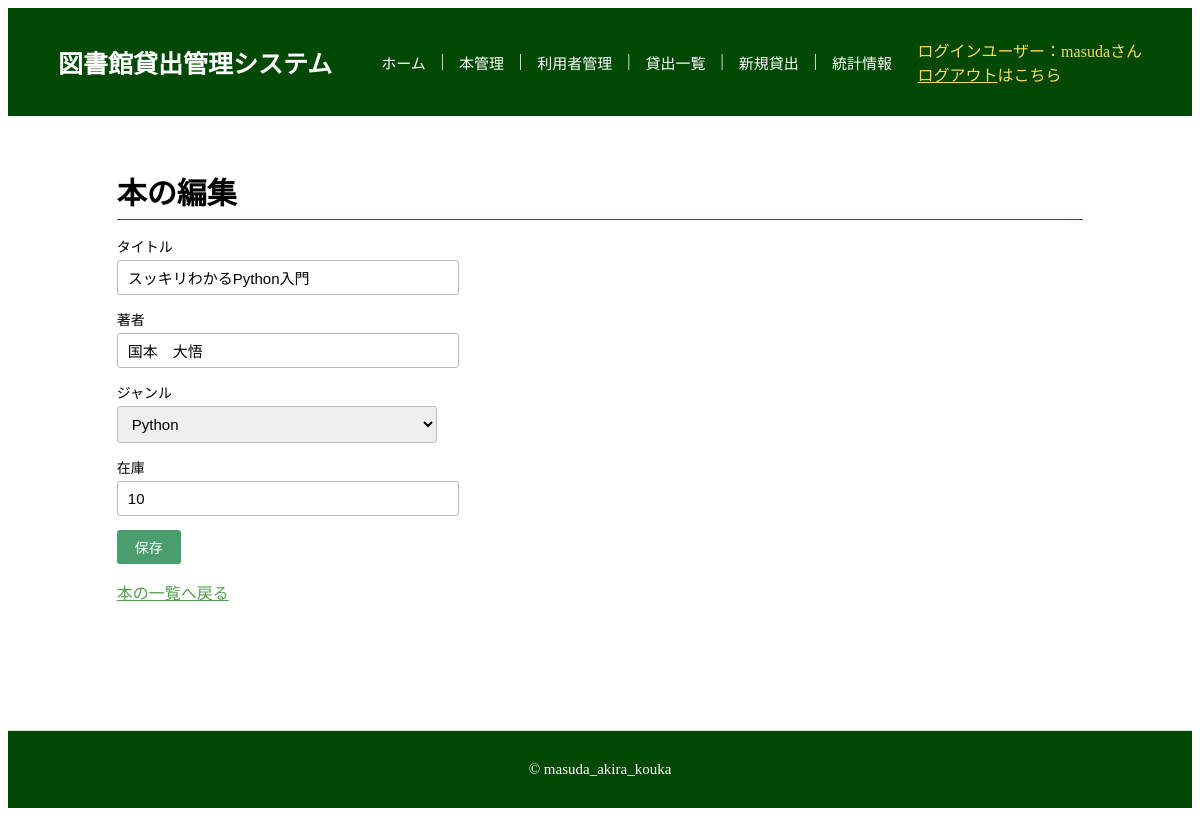
/books/books_list/1/update (signed in), run on the app's committed database.
### models.py (models this page shows, shortened)
class LoginUser(db.Model, UserMixin):
    __tablename__ = "login_users"
    id = db.Column(db.Integer, primary_key=True)
    username = db.Column(db.String(30), unique=True, nullable=False, index=True)
    email = db.Column(db.String(255), unique=True, nullable=False, index=True)
    password_hash = db.Column(db.String(255), nullable=False)
    created_at = db.Column(db.DateTime, default=datetime.now)
    updated_at = db.Column(db.DateTime, default=datetime.now, onupdate=datetime.now)
    @property
    def password(self):
        raise AttributeError("読み取り不可")

class Book(db.Model):
    __tablename__ = "books"
    book_id = db.Column(db.Integer, primary_key=True)
    title = db.Column(db.String(255), nullable=False)
    author = db.Column(db.String(255), nullable=False)
    genre_id = db.Column(db.Integer, db.ForeignKey("book_genres.genre_id"), nullable=False)
    stock = db.Column(db.Integer, nullable=False)
    book_borrowed_count = db.Column(db.Integer, nullable=False, default=0)

### application/books/views.py (the view, shortened to what this page needs)
@books.route("/books_list/<int:id>/update", methods=["GET", "POST"])
@login_required
def books_update(id):
    book = Book.query.get_or_404(id)
    form = BookForm(obj=book)
    """
    DBのデータを選択肢としてセットする方法
    ・choicesのセットの仕方１：https://techblog.hys-neko-lab.com/entry/2022/08/06/165940
    ・choicesのセットの仕方２：https://qiita.com/hahirusan/items/b0b940e5ab2f0a68b2db
    """
    genres = BookGenre.query.all()
    form.genre_id.choices = [(0, "選択してください")] + [(genre.genre_id, genre.genre_name) for genre in genres]
    return render_template("books/update.html", form=form)

### application/books/forms.py
class BookForm(FlaskForm):
    title = StringField(
        "タイトル",
        validators=[DataRequired("タイトルは必須です")]
    )
    author = StringField(
        "著者",
        validators=[DataRequired("著者は必須です")]
    )
    genre_id = SelectField(
        "ジャンル",
        coerce=int,
        validators=[DataRequired("ジャンルは必須です")]
    )
    stock = IntegerField(
        "在庫",
        validators=[DataRequired("在庫は必須です"),
                    NumberRange(min=0)
        ],
    )
    submit = SubmitField("保存")

### app.py (called while the page is built)
@app.before_request
def load_user():
    user_id = session.get('_user_id')
    if user_id is None:
        g.user = None
    else:
        g.user = LoginUser.query.get(user_id)

### models.py (called while the page is built)
@login_manager.user_loader
def load_user(user_id):
    return LoginUser.query.get(user_id)

### templates/books/update.html (shortened to what this page needs)
{% extends "base.html" %}
{% block content %}
<div>
    <h2 class="site-h2">本の編集</h2>
    <form method="post">
        <div class="form-group">
            {{ form.title.label }}
            {{ form.title(class="form-control") }}
            <br>
        </div>
        <div class="form-group">
            {{ form.author.label }}
            {{ form.author(class="form-control") }}
            <br>
        </div>
        <div class="form-group">
            {{ form.genre_id.label }}
            {{ form.genre_id(class="form-control") }}
            <br>
        </div>
        <div class="form-group">
            {{ form.stock.label }}
            {{ form.stock(class="form-control") }}
            <br>
        </div>
        {{ form.submit(class="btn btn-primary") }}
    </form>
    <p class="mt-16"><a href="{{ url_for('books.books_list') }}">本の一覧へ戻る</a></p>
</div>
{% endblock %}

### templates/base.html (shortened to what this page needs)
<!DOCTYPE html>
<html lang="ja">
<head>
    <link rel="stylesheet" href="{{ url_for('static', filename='style.css') }}" />
</head>
<body class="site-body">
    <header class="site-header">
        <div class="header-inner">
            <span class="site-title">図書館貸出管理システム</span>
            <nav class="nav-links">
                <a href="{{ url_for('home') }}">ホーム</a>|
                <a href="{{ url_for('books.books_list') }}">本管理</a>|
                <a href="{{ url_for('users.users_list') }}">利用者管理</a>|
                <a href="{{ url_for('borrows.borrows_active_list') }}">貸出一覧</a>|
                <a href="{{ url_for('borrows.borrows_new') }}">新規貸出</a>|
                <a href="{{ url_for('ranking.ranking_list') }}">統計情報</a>
            </nav>
            {% if g.user %}
            <div class="user-info">
                <span>ログインユーザー：{{ g.user.username }}さん</span><br>
                <a href="{{ url_for('auth.logout') }}">ログアウト</a>はこちら
            </div>
            {% endif %}
        </div>
    </header>
    <main class="main-content">
        {% block content %}{% endblock %}
    </main>
    <footer class="site-footer">
        <p>&copy; masuda_akira_kouka</p>
    </footer>
</body>
</html>

### static/style.css (style rules this page uses)
.form-group { margin-bottom: 14px; }
.site-body { display: flex; flex-direction: column; min-height: 100vh; }
.site-header { background-color: #014902; padding: 30px 50px; }
.header-inner { display: flex; align-items: center; gap: 24px; flex-wrap: wrap; }
.main-content { flex: 1; width: 85%; margin: 28px auto; padding: 0 20px; box-sizing: border-box; }
.site-footer { text-align: center; padding: 15px; margin-top: 40px; border-top: 1px solid #ddd; font-size: 15px; color: white; background-color: #014902; }
.site-title { color: white; font-weight: bold; font-size: 25px; padding-right: 25px; }
.nav-links { display: flex; gap: 15px; flex: 1; color: white; }
.nav-links a { color: #fff; text-decoration: none; font-size: 15px; }
.user-info { align-items: center; gap: 12px; color: rgb(243, 220, 91); }
.user-info a { color: rgb(243, 220, 91); }
.site-h2 { font-size: 30px; margin-bottom: 16px; border-bottom: 1px solid #126d04; padding-bottom: 6px; }
.form-group label { display: block; font-size: 14px; margin-bottom: 4px; }
.form-group input, .form-group select { padding: 8px 10px; border: 1px solid #bbb; border-radius: 3px; font-size: 15px; width: 100%; max-width: 320px; }
.btn { display: inline-block; padding: 7px 18px; border: none; border-radius: 3px; font-size: 14px; cursor: pointer; text-decoration: none; }
.btn-primary { background-color: #4a9e6d; color: #fff; }
a { color: #529e4a; }

### data on the page
LoginUser: user.username "masuda"
Book: title "スッキリわかるPython入門", author "国本 大悟", genre_id "Python", stock "10"
